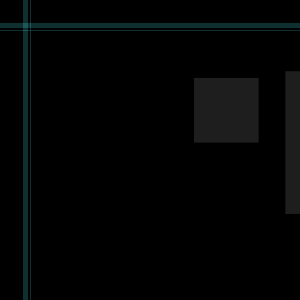
Frame 1 (no input)
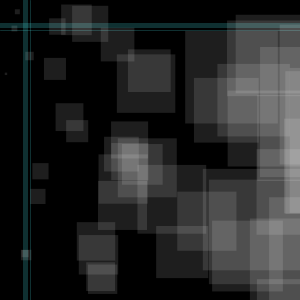
Frame 60 (the mouse pressed at the canvas centre just before this capture)
Frame 120 (the mouse held since frame 60 and released just before this capture): identical to frame 60, image omitted

The Processing sketch that drew these frames (run headless with seeded random() and noise(); from frame 60 on, the mouse is pressed at the canvas centre):

// Processing sketch: processing_36811
// ── processing_36811.pde


void setup(){
  background(0);
  size(300,300);
  stroke(76,245,250,50);
  strokeWeight(5);
  line(0,25,300,25);
  line(25,0,25,300);
  strokeWeight(1);
  line(0,30,300,30);
  line(30,0,30,300);
  noStroke();
  fill(255,30);
}

int numOfTries = 25; 
float rectSize;

void draw(){ 
  rectSize = random(width);
  
  if(numOfTries > 0){
      rect(rectSize,random(height),rectSize/3,rectSize/3);
  }
  
  rectSize = random(height);
  
  if(numOfTries > 0){
      rect(rectSize,random(width),rectSize/2,rectSize/2);
  }
  
    numOfTries--;
}
